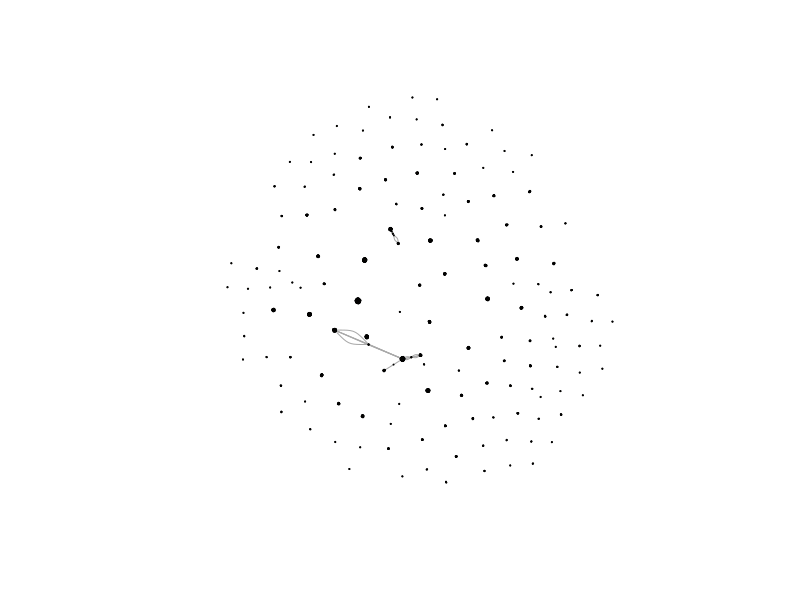
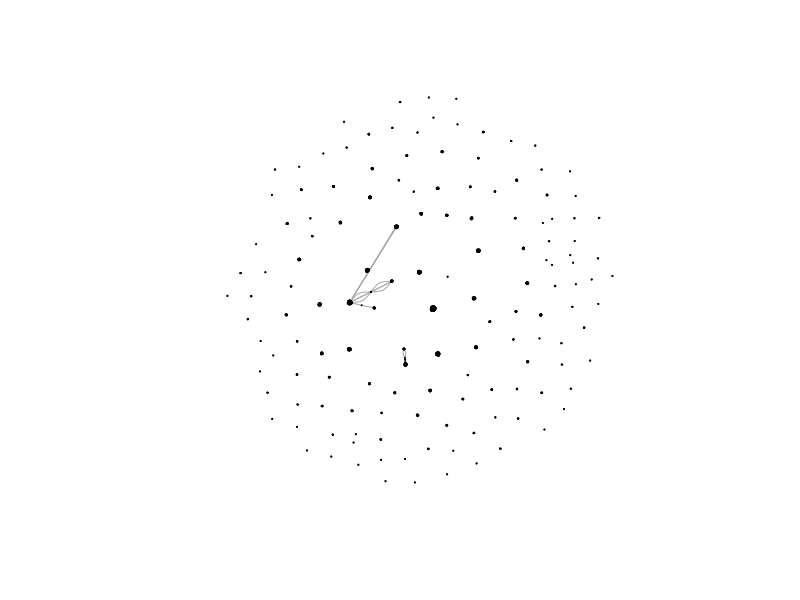
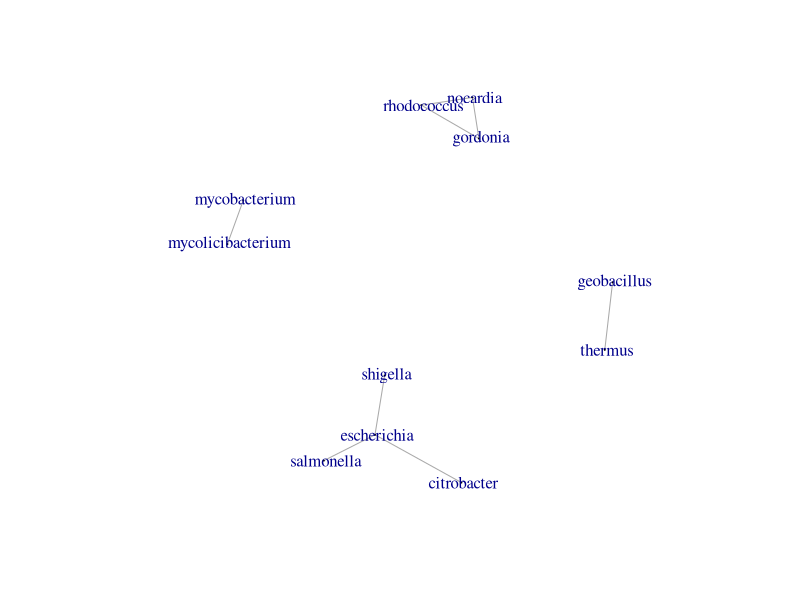

The R source for these figures, in order: (Note: a time limit stopped this script after it produced the figures.)

library(dplyr)
library(igraph)

setwd("~/Host_Phage_Interactions/data/")
x <- read.delim("Network_Data_v1.tsv",sep="\t",header=T,stringsAsFactors = F)
head(x)

x <- x %>% subset(select=c(virus.tax.id,Genus)) %>% subset(Genus!="")
grph <- graph_from_edgelist(as.matrix(x), directed = F)
plot(grph,vertex.size=0.001,vertex.label="")

grph2 <- delete.vertices(grph, degree(grph)==0)
plot(grph2,vertex.size=0.001,vertex.label="")
V(grph2)$type <- trimws(V(grph2)$name) %in% as.character(x$virus.tax.id)
projections <- bipartite_projection(grph2)

bac <- projections[[1]]
vir <- projections[[2]]
bac2 <- delete.vertices(bac,degree(bac)==0)
vir2 <- delete.vertices(vir,degree(vir)==0)

setwd("~/Host_Phage_Interactions/images/")
pdf("hostgenus_virsharing.pdf",height=5,width=5)
plot(bac2,vertex.size=0.001)
dev.off()

plot(vir2,vertex.size=0.001,vertex.label="")


################ By Host Taxid


library(dplyr)
library(igraph)

setwd("~/Host_Phage_Interactions/data/")
x <- read.delim("Network_Data_v1.tsv",sep="\t",header=T,stringsAsFactors = F)
head(x)

x <- x %>% subset(select=c(virus.tax.id,host.tax.id)) %>% subset(host.tax.id!="")
x$virus.tax.id <- as.character(x$virus.tax.id) %>% paste0("V.",.)
x$host.tax.id <- as.character(x$host.tax.id) %>% paste0("H.",.)
grph <- graph_from_edgelist(as.matrix(x), directed = F)
# plot(grph,vertex.size=0.001,vertex.label="")

grph2 <- delete.vertices(grph, degree(grph)==0)
# plot(grph2,vertex.size=0.001,vertex.label="")
V(grph2)$type <- trimws(V(grph2)$name) %in% as.character(x$virus.tax.id)
projections <- bipartite_projection(grph2)

bac <- projections[[1]]
vir <- projections[[2]]
bac2 <- delete.vertices(bac,degree(bac)==0)
vir2 <- delete.vertices(vir,degree(vir)==0)

setwd("~/Host_Phage_Interactions/images/")
pdf("hosttaxid_virsharing.pdf",height=5,width=5)
plot(bac2,vertex.size=0.001,vertex.label.cex=0.25)
dev.off()
